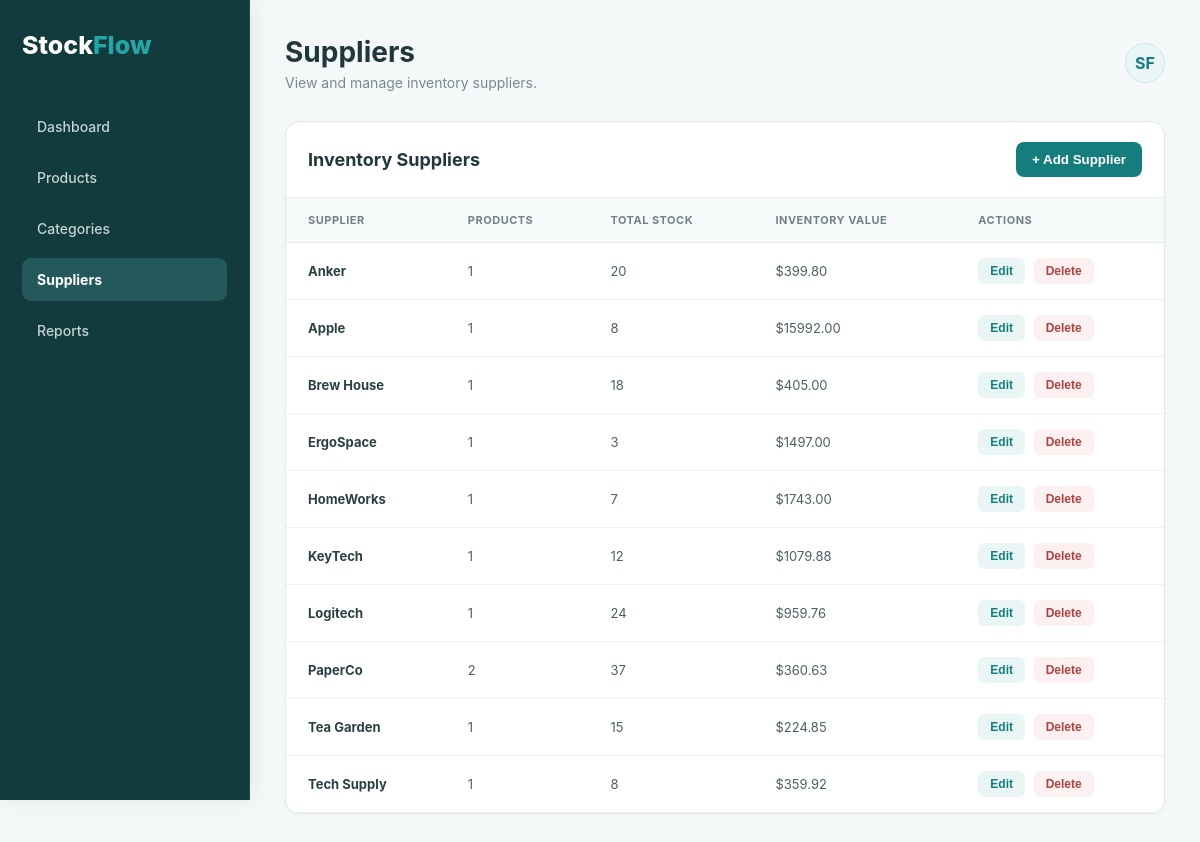
The app's page /suppliers with its own data.
### tables this page shows
CREATE TABLE suppliers (
            id INTEGER PRIMARY KEY AUTOINCREMENT,
            name TEXT NOT NULL UNIQUE,
            created_at TIMESTAMP DEFAULT CURRENT_TIMESTAMP
        );

### app.py (the view)
@app.route("/suppliers")
def suppliers():
    connection = get_db_connection()
    supplier_list = connection.execute("""
        SELECT
            s.id,
            s.name AS supplier,
            COUNT(p.id) AS product_count,
            COALESCE(SUM(p.quantity), 0) AS total_stock,
            COALESCE(SUM(p.quantity * p.price), 0) AS total_value
        FROM suppliers s
        LEFT JOIN products p
            ON p.supplier = s.name
        GROUP BY s.id, s.name
        ORDER BY s.name
    """).fetchall()
    connection.close()
    return render_template(
        "suppliers.html",
        suppliers=supplier_list
    )

### app.py (called while the page is built)
def get_db_connection():
    connection = sqlite3.connect(DATABASE)
    connection.row_factory = sqlite3.Row
    return connection

### templates/suppliers.html (shortened to what this page needs)
<!DOCTYPE html>
<html lang="en">
<head>
    <link
        rel="stylesheet"
        href="{{ url_for('static', filename='style.css') }}"
    >
</head>
<body>
<div class="app">
    {% set active_page = 'suppliers' %}
    {% include 'sidebar.html' %}
    <main class="main">
        <div class="topbar">
            <div>
                <h1>Suppliers</h1>
                <p>View and manage inventory suppliers.</p>
            </div>
            <div class="profile">
                SF
            </div>
        </div>
        <section class="content-card">
            <div class="card-header">
                <h2>Inventory Suppliers</h2>
                <button
                    class="add-btn"
                    id="addSupplierButton"
                >
                    + Add Supplier
                </button>
            </div>
            <table>
                <thead>
                    <tr>
                        <th>Supplier</th>
                        <th>Products</th>
                        <th>Total Stock</th>
                        <th>Inventory Value</th>
                        <th>Actions</th>
                    </tr>
                </thead>
                <tbody>
                    {% if suppliers %}
                        {% for supplier in suppliers %}
                        <tr>
                            <td>
                                <strong>
                                    {{ supplier.supplier }}
                                </strong>
                            </td>
                            <td>
                                {{ supplier.product_count }}
                            </td>
                            <td>
                                {{ supplier.total_stock }}
                            </td>
                            <td>
                                ${{ "%.2f"|format(supplier.total_value) }}
                            </td>
                            <td>
                                <button
                                    class="table-action supplier-edit-btn"
                                    data-id="{{ supplier.id }}"
                                    data-name="{{ supplier.supplier }}"
                                >
                                    Edit
                                </button>
                                <button
                                    class="delete-btn supplier-delete-btn"
                                    data-id="{{ supplier.id }}"
                                    data-name="{{ supplier.supplier }}"
                                >
                                    Delete
                                </button>
                            </td>
                        </tr>
                        {% endfor %}
                    {% else %}
                        <tr>
                            <td colspan="5" class="empty">
                                No suppliers available.
                            </td>
                        </tr>
                    {% endif %}
                </tbody>
            </table>
        </section>
    </main>
</div>
</body>
</html>

### static/style.css (style rules this page uses)
* { margin: 0; padding: 0; box-sizing: border-box; }
:root { --background: #f4f7fb; --sidebar: #111827; --card: #ffffff; --primary: #2563eb; --primary-light: #eff6ff; --text: #111827; --muted: #6b7280; --border: #e5e7eb; --success: #16a34a; --warning: #f59e0b; --danger: #dc2626; }
body { font-family: -apple-system, BlinkMacSystemFont, "Segoe UI", sans-serif; background: var(--background); color: var(--text); }
.app { display: flex; min-height: 100vh; }
.main { margin-left: 250px; width: calc(100% - 250px); padding: 35px; }
.topbar { display: flex; justify-content: space-between; align-items: center; margin-bottom: 30px; }
.topbar h1 { font-size: 28px; }
.topbar p { color: var(--muted); margin-top: 5px; font-size: 14px; }
.profile { width: 40px; height: 40px; border-radius: 50%; background: var(--primary); color: white; display: flex; align-items: center; justify-content: center; font-weight: 700; }
.content-card { background: white; border: 1px solid var(--border); border-radius: 14px; overflow: hidden; }
.card-header { padding: 20px 22px; display: flex; justify-content: space-between; align-items: center; border-bottom: 1px solid var(--border); }
.card-header h2 { font-size: 18px; }
.add-btn { background: var(--primary); color: white; border: none; border-radius: 8px; padding: 10px 16px; font-weight: 600; cursor: pointer; }
table { width: 100%; border-collapse: collapse; }
th, td { padding: 15px 22px; text-align: left; border-bottom: 1px solid var(--border); font-size: 13px; }
th { color: var(--muted); font-size: 11px; text-transform: uppercase; letter-spacing: .5px; background: #f9fafb; }
.table-action, .delete-btn { border: none; padding: 6px 12px; border-radius: 6px; cursor: pointer; font-size: 12px; font-weight: 600; }
.table-action { background: #dbeafe; color: #2563eb; }
.delete-btn { background: #fee2e2; color: #dc2626; margin-left: 5px; }
html { scroll-behavior: smooth; }
:root { --background: #f5f8f8; --sidebar: #ffffff; --card: #ffffff; --primary: #167d7f; --primary-dark: #116466; --primary-light: #eaf6f5; --text: #203033; --muted: #708084; --border: #dfe8e8; --success: #43866f; --warning: #b7791f; --danger: #b94a48; }
body { background: var(--background); color: var(--text); }
.topbar h1 { color: #20383c; }
.topbar p { color: #78898c; }
.profile { background: var(--primary-light); color: var(--primary); border: 1px solid #cde7e5; }
.content-card { background: #ffffff; border: 1px solid #e0e8e8; box-shadow: 0 2px 8px rgba(32, 48, 51, 0.025); }
.card-header { border-bottom: 1px solid #e5ecec; }
.card-header h2 { color: #20383c; }
th { color: #718285; background: #f7fafa; border-bottom: 1px solid #e3ebeb; }
td { color: #4c6063; border-bottom: 1px solid #edf1f1; }
tbody tr { transition: background 0.15s ease; }
td strong { color: #294044; }
.add-btn, .save-btn { background: var(--primary); color: #ffffff; }
.table-action { background: var(--primary-light); color: var(--primary); }
.delete-btn { background: #fdf0f0; color: #a94442; }

### records on screen
suppliers: supplier "Anker", product_count "1", total_stock "20", total_value "399.80"
suppliers: supplier "Apple", product_count "1", total_stock "8", total_value "15992.00"
suppliers: supplier "Brew House", product_count "1", total_stock "18", total_value "405.00"
suppliers: supplier "ErgoSpace", product_count "1", total_stock "3", total_value "1497.00"
suppliers: supplier "HomeWorks", product_count "1", total_stock "7", total_value "1743.00"
suppliers: supplier "KeyTech", product_count "1", total_stock "12", total_value "1079.88"
suppliers: supplier "Logitech", product_count "1", total_stock "24", total_value "959.76"
suppliers: supplier "PaperCo", product_count "2", total_stock "37", total_value "360.63"
suppliers: supplier "Tea Garden", product_count "1", total_stock "15", total_value "224.85"
suppliers: supplier "Tech Supply", product_count "1", total_stock "8", total_value "359.92"
